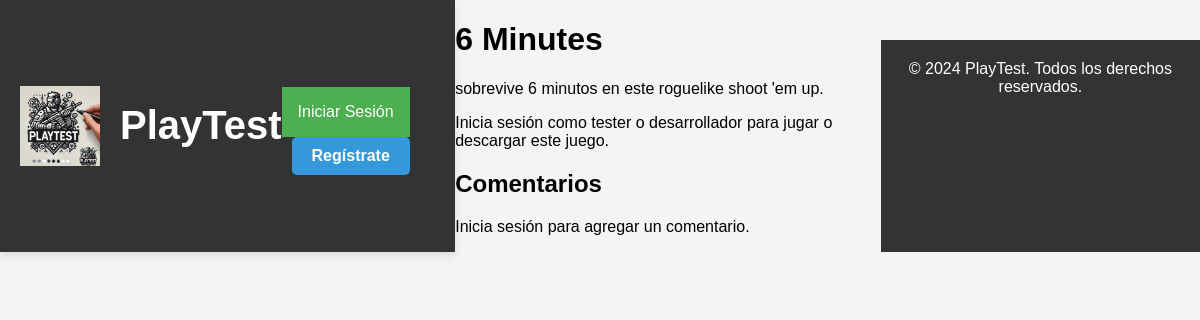
Page /game/4/ on the committed database.
### myapp/models.py (models this page shows, shortened)
class Game(models.Model):
    title = models.CharField(max_length=200)
    description = models.TextField(blank=True)
    file = models.FileField(upload_to='games/', blank=True, null=True)
    unity_play_url = models.URLField(blank=True, null=True)
    image = models.ImageField(upload_to='game_images/', blank=True, null=True)
    uploaded_by = models.ForeignKey(settings.AUTH_USER_MODEL, on_delete=models.CASCADE)

### myapp/views.py (the view, shortened to what this page needs)
# urls.py: path('game/<int:pk>/', views.GameProfileView.as_view(), name='game_profile'),
class GameProfileView(DetailView):
    model = Game
    template_name = 'game_profile.html'
    context_object_name = 'game'
    def get_context_data(self, **kwargs):
        context = super().get_context_data(**kwargs)
        context['comment_form'] = CommentForm()  # Añadir el formulario al contexto
        return context

### myapp/templates/game_profile.html (shortened to what this page needs)
{% extends "base.html" %}
{% load custom_filters %}
{% block content %}
    <div class="game-profile">
        <h1>{{ game.title }}</h1>
        <p>{{ game.description }}</p>
        {% if user.is_authenticated and user|has_group:"Testers" %}
            {% if game.unity_play_url %}
                <iframe src="{{ game.unity_play_url }}" frameborder="0" width="800" height="600"></iframe>
            {% endif %}
            {% if game.file %}
                <a href="{{ game.file.url }}" download>Descargar Juego</a>
            {% endif %}
        {% else %}
            <p>Inicia sesión como tester o desarrollador para jugar o descargar este juego.</p>
        {% endif %}
    </div>
    <div class="comments-section">
        <h2>Comentarios</h2>
        {% if user.is_authenticated %}
            <h3>Agregar un comentario</h3>
            <form id="comment-form" method="post">
                {% csrf_token %}
                {{ comment_form.as_p }}
                <button type="submit">Agregar Comentario</button>
            </form>
        {% else %}
            <p>Inicia sesión para agregar un comentario.</p>
        {% endif %}
    </div>
{% endblock %}

### myapp/static/css/styles.css (style rules this page uses)
body { font-family: Arial, sans-serif; background-color: #f4f4f4; margin: 0; padding: 0; display: flex; justify-content: center; }

### rows in the picture
Game: title "6 Minutes", description "sobrevive 6 minutos en este roguelike shoot 'em up."
